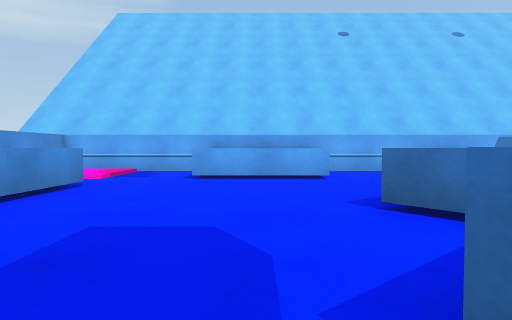
view 1 (above)

21 first-person views from a walk through a 3-D level made in the Unity game engine. The camera is 0.62 m above the floor, tilts 2° down and sees 75° across. The floor is counted in squares, 1 m on a side. Each view is taken from the middle of a square. On the plan, view 1 faces up. The plan holds only what a view shows up to about 10 squares ahead; the rest is blank. The place goes on beyond the plan. The player character is not drawn.

view 2
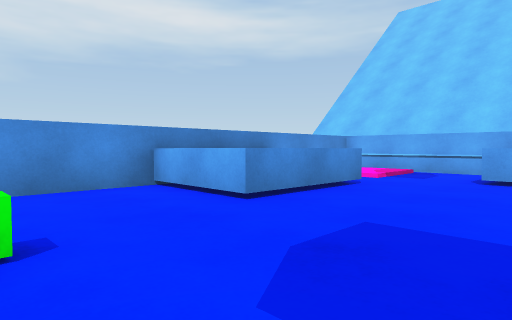

view 3
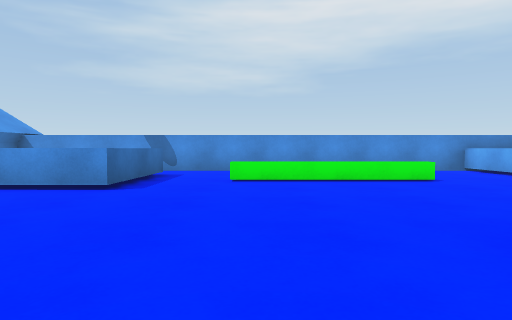

view 4
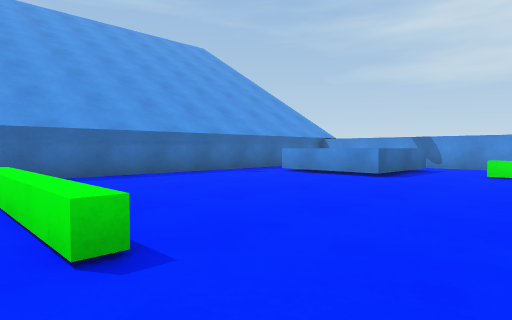

view 5
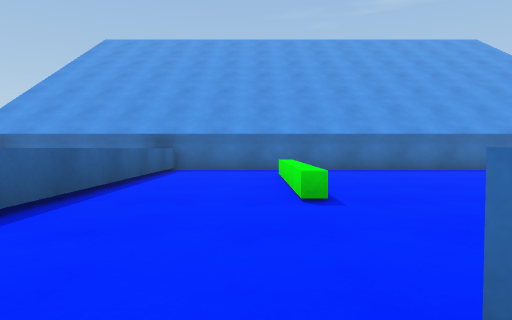

view 6
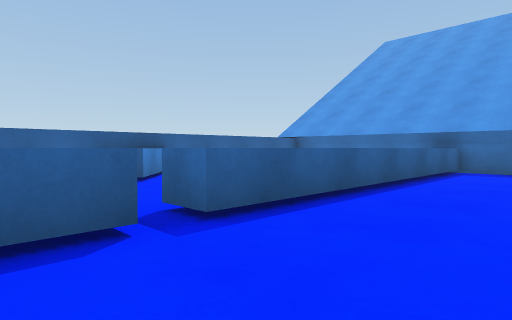

view 7
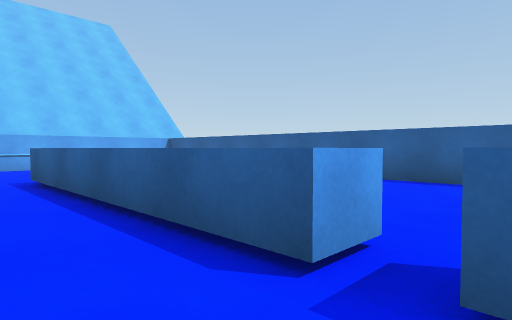

view 8
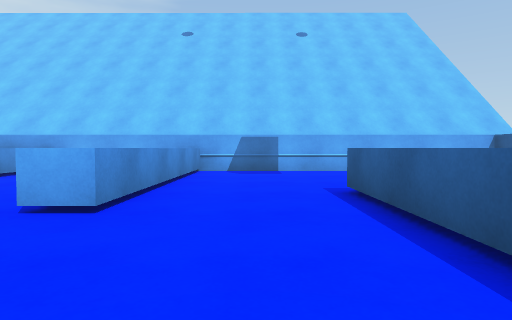

view 9
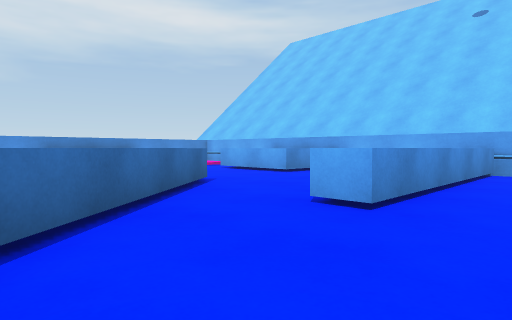

view 10
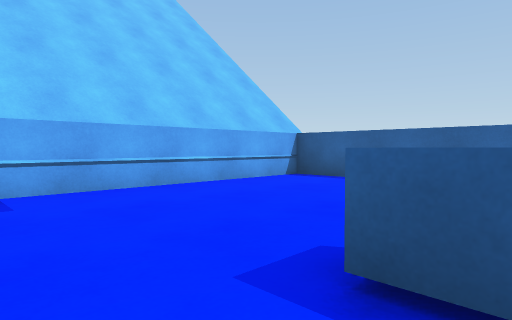

view 11
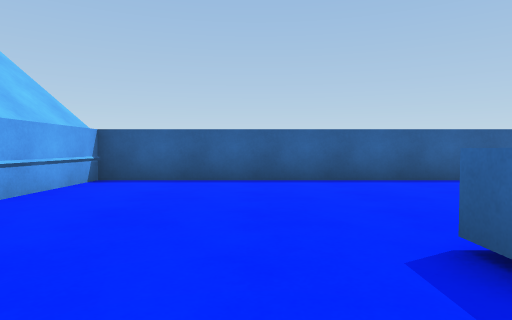

view 12
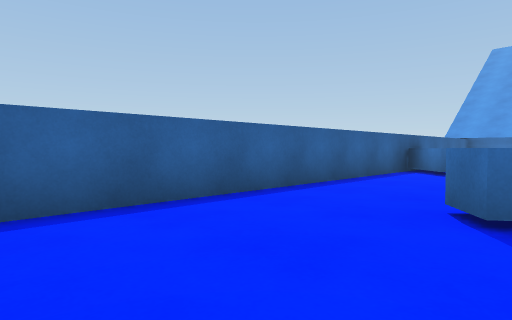

view 13
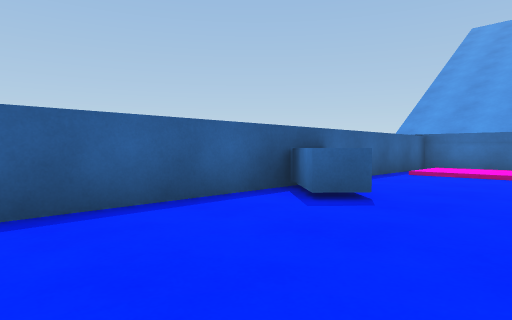

view 14
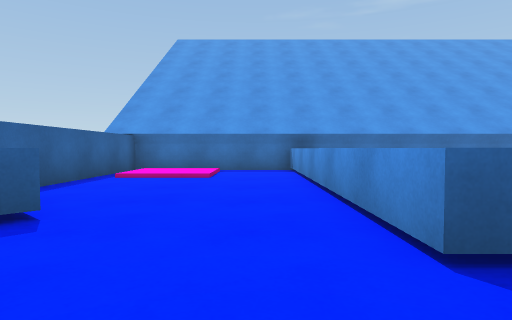

view 15
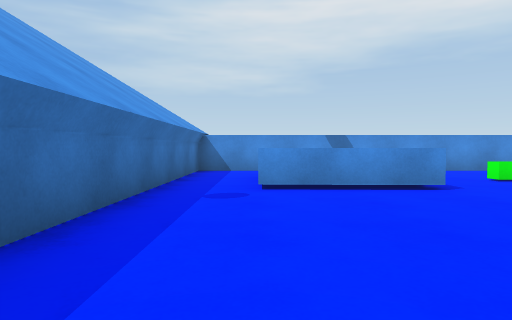

view 16
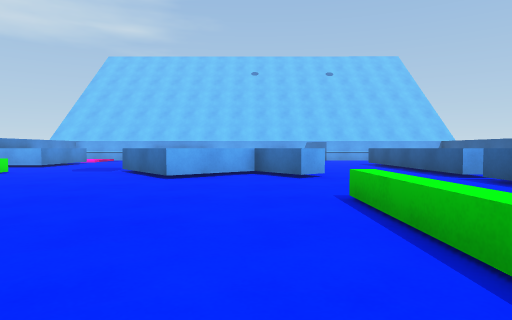

view 17
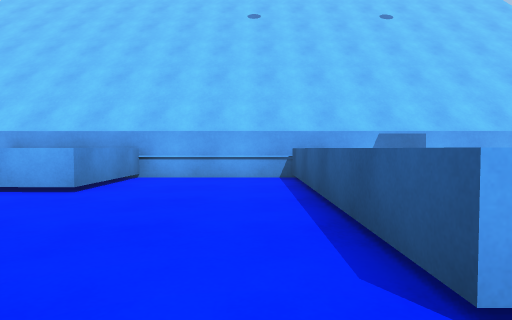

view 18
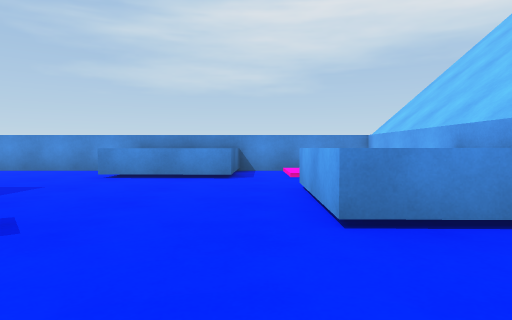

view 19
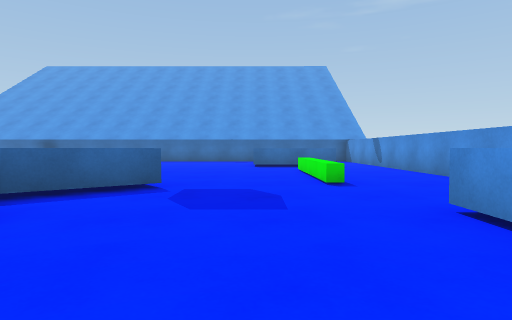

view 20
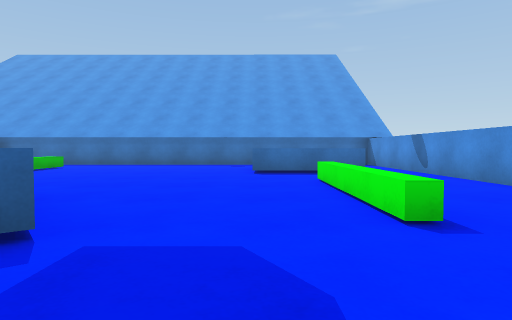

view 21
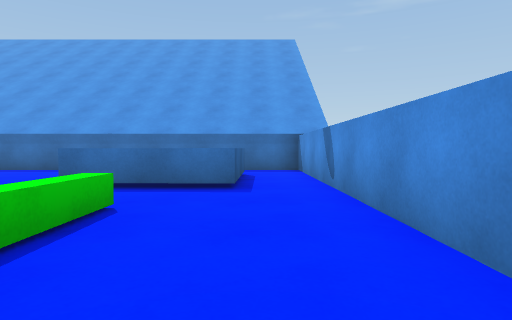

### Floor plan
Key: @ floor where view 1 was taken; # wall or solid block; . main floor; : floor 0.1 m higher than the main floor; / step, stairs or slope; ^ raised ledge.
Columns run from 5 left of view 1 to 14 right of it. Each row starts with its distance up from view 1.
  9 ####################
  8 #:/.  ^...^........#
  7 #:/.^^^...^........#
  6 #.........^........#
  5 ^^^.......^........#
  4 ^ ^.......^...^....#
  3 #^^....^..^...^##..#
  2 #......^^.....^ #..#
  1 #.....^^ ^....^....#
  0 #..^.@^^^^^...^....#
 -1 #..^...^^.^...^....#
 -2 #..^..........^....#
 -3 #..^..........^..^^#
 -4 #.........^...^...^#
 -5 #.^^......^...^....#
 -6 #.^ ^.....^...^....#
 -7 #.^ ^.....^...^.///#
 -8 #.^^^.........^./:/#
 -9 #.............^.///#
-10 ####################

Where each view was taken, in squares from view 1:
view 1: 0 up, 0 right, facing up
view 2: 0 up, 0 right, facing up-left
view 3: 3 down, 4 right, facing left
view 4: 2 down, 6 right, facing down-left
view 5: 0 up, 6 right, facing down
view 6: 0 up, 6 right, facing down-right
view 7: 2 down, 7 right, facing up-right
view 8: 0 up, 7 right, facing up
view 9: 0 up, 7 right, facing up-left
view 10: 4 up, 7 right, facing up-right
view 11: 6 up, 7 right, facing right
view 12: 6 up, 10 right, facing down-right
view 13: 1 up, 10 right, facing down-right
view 14: 0 up, 10 right, facing down
view 15: 8 down, 4 right, facing left
view 16: 8 down, 4 right, facing up
view 17: 2 up, 4 right, facing up
view 18: 6 up, 4 right, facing left
view 19: 6 up, 1 left, facing down
view 20: 3 up, 1 left, facing down
view 21: 0 up, 4 left, facing down
